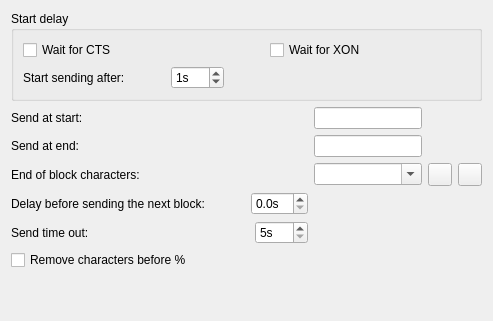
     <widget class="QWidget" name="tab">
      <attribute name="title">
       <string>Options - sending</string>
      </attribute>
      <layout class="QGridLayout" name="gridLayout_12">
       <item row="1" column="1">
        <layout class="QGridLayout" name="gridLayout_16">
         <item row="1" column="1">
          <widget class="QLabel" name="label_9">
           <property name="text">
            <string>Send at start:</string>
           </property>
          </widget>
         </item>
         <item row="2" column="2">
          <widget class="QLineEdit" name="eotInput">
           <property name="toolTip">
            <string>&lt;html&gt;&lt;head/&gt;&lt;body&gt;&lt;p&gt;These characters will be added at the end of the program.&lt;/p&gt;&lt;p&gt;You can write here:&lt;/p&gt;&lt;p&gt;	Plain text&lt;/p&gt;&lt;p&gt;AND/OR&lt;/p&gt;&lt;p&gt;	Hex codes of ASCII characters.&lt;/p&gt;&lt;p&gt;	Example: &lt;/p&gt;&lt;p&gt;	% 0x0A 0x0D - % and new line characters&lt;/p&gt;&lt;p&gt;	0x20 0x0A 0x0D - space character and new line characters&lt;/p&gt;&lt;p&gt;	Space and control characters can only be written as hex numbers:&lt;/p&gt;&lt;p&gt;	0x20 (space), 0x13 (XOFF), 0x11 (XON) ...&lt;/p&gt;&lt;p&gt;AND/OR&lt;/p&gt;&lt;p&gt;	Special characters codes can be used:&lt;/p&gt;&lt;p&gt;	LF - Line Feed also Carrige Return (replaced later by end of block characters)&lt;/p&gt;&lt;p&gt;	SP - Space&lt;/p&gt;&lt;p&gt;	TAB - Tabulation&lt;/p&gt;&lt;p&gt;	FN - File name&lt;/p&gt;&lt;p&gt;	FE - File name Extension (part after dot)&lt;/p&gt;&lt;p&gt;	FA - File name extension Appended at end of file name (part after _ character and before dot)&lt;/p&gt;&lt;/body&gt;&lt;/html&gt;</string>
           </property>
           <property name="maxLength">
            <number>128</number>
           </property>
           <property name="clearButtonEnabled">
            <bool>true</bool>
           </property>
          </widget>
         </item>
         <item row="1" column="2">
          <widget class="QLineEdit" name="stInput">
           <property name="sizePolicy">
            <sizepolicy hsizetype="Expanding" vsizetype="Minimum">
             <horstretch>0</horstretch>
             <verstretch>0</verstretch>
            </sizepolicy>
           </property>
           <property name="toolTip">
            <string>&lt;html&gt;&lt;head/&gt;&lt;body&gt;&lt;p&gt;These characters will be added at the beginning of the program. &lt;/p&gt;&lt;p&gt;You can write here:&lt;/p&gt;&lt;p&gt;	Plain text&lt;/p&gt;&lt;p&gt;AND/OR&lt;/p&gt;&lt;p&gt;	Hex codes of ASCII characters.&lt;/p&gt;&lt;p&gt;	Example: &lt;/p&gt;&lt;p&gt;	% 0x0A 0x0D - % and new line characters&lt;/p&gt;&lt;p&gt;	0x20 0x0A 0x0D - space character and new line characters&lt;/p&gt;&lt;p&gt;	Space and control characters can only be written as hex numbers:&lt;/p&gt;&lt;p&gt;	0x20 (space), 0x13 (XOFF), 0x11 (XON) ...&lt;/p&gt;&lt;p&gt;AND/OR&lt;/p&gt;&lt;p&gt;	Special characters codes can be used:&lt;/p&gt;&lt;p&gt;	LF - Line Feed also Carrige Return (replaced later by end of block characters)&lt;/p&gt;&lt;p&gt;	SP - Space&lt;/p&gt;&lt;p&gt;	TAB - Tabulation&lt;/p&gt;&lt;p&gt;	FN - File name&lt;/p&gt;&lt;p&gt;	FE - File name Extension (part after dot)&lt;/p&gt;&lt;p&gt;	FA - File name extension Appended at end of file name (part after _ character and before dot)&lt;/p&gt;&lt;/body&gt;&lt;/html&gt;</string>
           </property>
           <property name="maxLength">
            <number>128</number>
           </property>
           <property name="clearButtonEnabled">
            <bool>true</bool>
           </property>
          </widget>
         </item>
         <item row="2" column="1">
          <widget class="QLabel" name="label_3">
           <property name="text">
            <string>Send at end:</string>
           </property>
          </widget>
         </item>
         <item row="3" column="4">
          <widget class="QToolButton" name="deleteEobCharButton">
           <property name="toolTip">
            <string>Delete from the list</string>
           </property>
           <property name="icon">
            <iconset resource="../application.qrc">
             <normaloff>:/images/list-remove.svg</normaloff>:/images/list-remove.svg</iconset>
           </property>
          </widget>
         </item>
         <item row="3" column="1">
          <widget class="QLabel" name="label_13">
           <property name="text">
            <string>End of block characters:</string>
           </property>
          </widget>
         </item>
         <item row="3" column="3">
          <widget class="QToolButton" name="addEobCharButton">
           <property name="toolTip">
            <string>Add to the list</string>
           </property>
           <property name="icon">
            <iconset resource="../application.qrc">
             <normaloff>:/images/add.svg</normaloff>:/images/add.svg</iconset>
           </property>
          </widget>
         </item>
         <item row="3" column="2">
          <widget class="QComboBox" name="eobComboBox">
           <property name="toolTip">
            <string>Line (block) endings charcters.
Only uppercase LF, CR character are allowed.</string>
           </property>
           <property name="editable">
            <bool>true</bool>
           </property>
           <property name="maxCount">
            <number>16</number>
           </property>
           <property name="minimumContentsLength">
            <number>4</number>
           </property>
          </widget>
         </item>
         <item row="5" column="1">
          <layout class="QHBoxLayout" name="horizontalLayout_9">
           <item>
            <widget class="QLabel" name="label_4">
             <property name="enabled">
              <bool>true</bool>
             </property>
             <property name="text">
              <string>Delay before sending the next block:</string>
             </property>
            </widget>
           </item>
           <item>
            <spacer name="horizontalSpacer_13">
             <property name="orientation">
              <enum>Qt::Horizontal</enum>
             </property>
             <property name="sizeHint" stdset="0">
              <size>
               <width>40</width>
               <height>20</height>
              </size>
             </property>
            </spacer>
           </item>
           <item>
            <widget class="QDoubleSpinBox" name="delayDoubleSpinBox">
             <property name="toolTip">
              <string/>
             </property>
             <property name="prefix">
              <string/>
             </property>
             <property name="suffix">
              <string>s</string>
             </property>
             <property name="decimals">
              <number>1</number>
             </property>
             <property name="maximum">
              <double>10.000000000000000</double>
             </property>
             <property name="singleStep">
              <double>0.100000000000000</double>
             </property>
            </widget>
           </item>
          </layout>
         </item>
         <item row="8" column="1">
          <widget class="QCheckBox" name="removeBefore">
           <property name="toolTip">
            <string>When sending, discard all characters before %</string>
           </property>
           <property name="text">
            <string>Remove characters before %</string>
           </property>
          </widget>
         </item>
         <item row="7" column="1">
          <layout class="QHBoxLayout" name="horizontalLayout_6">
           <item>
            <widget class="QLabel" name="label_16">
             <property name="text">
              <string>Send time out:</string>
             </property>
            </widget>
           </item>
           <item>
            <spacer name="horizontalSpacer_10">
             <property name="orientation">
              <enum>Qt::Horizontal</enum>
             </property>
             <property name="sizeHint" stdset="0">
              <size>
               <width>40</width>
               <height>20</height>
              </size>
             </property>
            </spacer>
           </item>
           <item>
            <widget class="QSpinBox" name="sendTimeoutSpinBox">
             <property name="suffix">
              <string>s</string>
             </property>
             <property name="minimum">
              <number>5</number>
             </property>
             <property name="maximum">
              <number>100</number>
             </property>
            </widget>
           </item>
          </layout>
         </item>
        </layout>
       </item>
       <item row="3" column="1">
        <spacer name="verticalSpacer_7">
         <property name="orientation">
          <enum>Qt::Vertical</enum>
         </property>
         <property name="sizeHint" stdset="0">
          <size>
           <width>20</width>
           <height>40</height>
          </size>
         </property>
        </spacer>
       </item>
       <item row="0" column="1">
        <widget class="QGroupBox" name="groupBox_7">
         <property name="title">
          <string>Start delay</string>
         </property>
         <layout class="QGridLayout" name="gridLayout_6">
          <item row="2" column="0">
           <layout class="QHBoxLayout" name="horizontalLayout_8">
            <item>
             <widget class="QLabel" name="label_8">
              <property name="text">
               <string>Start sending after:</string>
              </property>
             </widget>
            </item>
            <item>
             <spacer name="horizontalSpacer_7">
              <property name="orientation">
               <enum>Qt::Horizontal</enum>
              </property>
              <property name="sizeType">
               <enum>QSizePolicy::Minimum</enum>
              </property>
              <property name="sizeHint" stdset="0">
               <size>
                <width>40</width>
                <height>20</height>
               </size>
              </property>
             </spacer>
            </item>
            <item>
             <widget class="QSpinBox" name="startDelaySpinBox">
              <property name="toolTip">
               <string>If 0 then waits for XON, if &gt;0 waits for timeout or XON, which one first.
This setting works also with hardware flow control, put 0 to XON or XOFF characters to start trasmission without waiting for XON.
This setting is ignored in serial File Server.</string>
              </property>
              <property name="suffix">
               <string>s</string>
              </property>
              <property name="maximum">
               <number>360</number>
              </property>
              <property name="value">
               <number>1</number>
              </property>
             </widget>
            </item>
            <item>
             <spacer name="horizontalSpacer_6">
              <property name="orientation">
               <enum>Qt::Horizontal</enum>
              </property>
              <property name="sizeType">
               <enum>QSizePolicy::Minimum</enum>
              </property>
              <property name="sizeHint" stdset="0">
               <size>
                <width>40</width>
                <height>20</height>
               </size>
              </property>
             </spacer>
            </item>
           </layout>
          </item>
          <item row="0" column="0">
           <widget class="QCheckBox" name="waitForCtsCheckBox">
            <property name="toolTip">
             <string>Start sending after Clear To Send (CTS) signal </string>
            </property>
            <property name="text">
             <string>Wait for CTS</string>
            </property>
           </widget>
          </item>
          <item row="0" column="1">
           <widget class="QCheckBox" name="waitForXonCheckBox">
            <property name="toolTip">
             <string>Start sending after receiving XON character </string>
            </property>
            <property name="text">
             <string>Wait for XON</string>
            </property>
           </widget>
          </item>
         </layout>
        </widget>
       </item>
      </layout>
     </widget>
